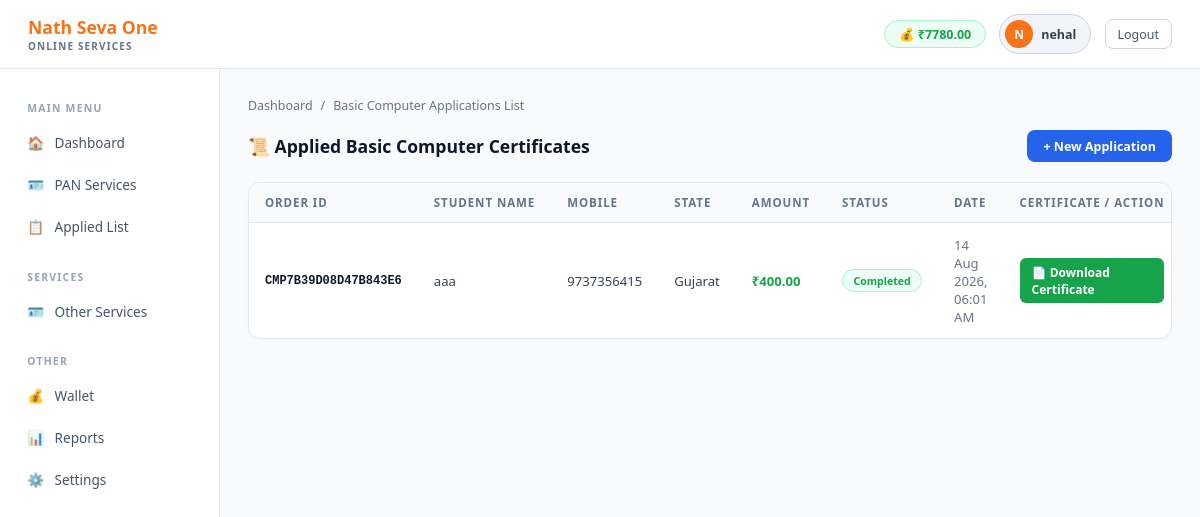
/services/basic-computer/list/ (signed in), run on the app's committed database.
### app/models.py (models this page shows, shortened)
class Retailer(models.Model):
    retailer_id    = models.UUIDField(default=uuid.uuid4, editable=False, unique=True)
    user_id        = models.CharField(max_length=50, unique=True)
    password       = models.CharField(max_length=255)
    full_name      = models.CharField(max_length=100)
    mobile         = models.CharField(max_length=15, unique=True)
    email          = models.EmailField(max_length=100, blank=True)
    state          = models.CharField(max_length=50, blank=True)
    address        = models.TextField(blank=True)
    wallet_balance = models.DecimalField(max_digits=10, decimal_places=2, default=0)
    is_verified    = models.BooleanField(default=False)
    is_active      = models.BooleanField(default=True)
    created_at     = models.DateTimeField(auto_now_add=True)

class BasicComputerCertificateApplication(models.Model):
    STATUS_CHOICES = [('PENDING', 'Pending'), ('PROCESSING', 'Processing'), ('COMPLETED', 'Completed'), ('REJECTED', 'Rejected')]
    retailer          = models.ForeignKey(Retailer, on_delete=models.SET_NULL, null=True, blank=True, related_name='computer_applications')
    order_id          = models.CharField(max_length=50, unique=True, editable=False)
    student_name      = models.CharField(max_length=100)
    father_name       = models.CharField(max_length=100)
    mother_name       = models.CharField(max_length=100)
    date_of_birth     = models.DateField()
    gender            = models.CharField(max_length=10)
    qualification     = models.CharField(max_length=50)
    cast_category     = models.CharField(max_length=20)
    state             = models.CharField(max_length=50)
    district          = models.CharField(max_length=50)
    full_address      = models.TextField()
    pin_code          = models.CharField(max_length=6)
    mobile_no         = models.CharField(max_length=10)
    email_id          = models.EmailField()
    photo             = models.ImageField(upload_to=upload_computer_photo, null=True, blank=True)
    output_pdf        = models.FileField(upload_to=upload_computer_output_pdf, null=True, blank=True)
    rejection_reason  = models.TextField(blank=True)
    amount            = models.DecimalField(max_digits=10, decimal_places=2, default=400.00)
    status            = models.CharField(max_length=20, choices=STATUS_CHOICES, default='PENDING')
    created_at        = models.DateTimeField(auto_now_add=True)
    processed_at      = models.DateTimeField(null=True, blank=True)
    class Meta:
        ordering = ['-created_at']

### app/views.py (the view)
# urls.py: path('services/basic-computer/list/', views.basic_computer_certificate_list, name='basic_computer_certificate_list'),
def basic_computer_certificate_list(request):
    retailer = _get_retailer_from_session(request)
    if retailer is None:
        return redirect('retailer_login')
    from .models import BasicComputerCertificateApplication
    apps = BasicComputerCertificateApplication.objects.filter(retailer=retailer)
    return render(request, 'basic_computer_certificate_list.html', {'retailer': retailer, 'applications': apps})

### app/views.py (called while the page is built)
def _get_retailer_from_session(request):
    retailer_id = request.session.get('retailer_id')
    if not retailer_id:
        logger.debug(f"No retailer_id in session. Session keys: {list(request.session.keys())}")
        return None
    try:
        return Retailer.objects.get(retailer_id=retailer_id)
    except Retailer.DoesNotExist:
        logger.warning(f"Retailer with id {retailer_id} not found in database")
        return None

### pan_project/templates/basic_computer_certificate_list.html (shortened to what this page needs)
<!DOCTYPE html>
<html lang="en">
<head>
</head>
<body>
<div class="topbar">
  <div><div class="brand-name">Nath Seva One</div><div class="brand-sub">Online Services</div></div>
  <div class="topbar-right">
    <div class="wallet-chip">💰 ₹{{ retailer.wallet_balance }}</div>
    <div class="user-chip"><div class="avatar">{{ retailer.full_name.0|upper }}</div><span>{{ retailer.user_id }}</span></div>
    <a href="{% url 'retailer_logout' %}" class="btn-logout">Logout</a>
  </div>
</div>
<div class="main-wrap">
  <div class="sidebar">
    <div class="nav-section">Main Menu</div>
    <a href="{% url 'retailer_dashboard' %}" class="nav-item"><span class="nav-icon">🏠</span> Dashboard</a>
    <a href="{% url 'form' %}" class="nav-item"><span class="nav-icon">🪪</span> PAN Services</a>
    <a href="{% url 'applied_list' %}" class="nav-item"><span class="nav-icon">📋</span> Applied List</a>
    <div class="nav-section" style="margin-top:.5rem">Services</div>
    <a href="{% url 'other_services' %}" class="nav-item"><span class="nav-icon">🪪</span> Other Services</a>
    <div class="nav-section" style="margin-top:.5rem">Other</div>
    <a href="{% url 'wallet' %}" class="nav-item"><span class="nav-icon">💰</span> Wallet</a>
    <a href="#" class="nav-item"><span class="nav-icon">📊</span> Reports</a>
    <a href="#" class="nav-item"><span class="nav-icon">⚙️</span> Settings</a>
  </div>
  <div class="content">
    <div class="breadcrumb">
      <a href="{% url 'retailer_dashboard' %}">Dashboard</a>
      <span>/</span>
      <span>Basic Computer Applications List</span>
    </div>
    <div class="page-header">
      <div class="page-title">📜 Applied Basic Computer Certificates</div>
      <a href="{% url 'basic_computer_certificate' %}" class="btn-new">+ New Application</a>
    </div>
    <div class="table-card">
      <table>
        <thead>
          <tr>
            <th>Order ID</th>
            <th>Student Name</th>
            <th>Mobile</th>
            <th>State</th>
            <th>Amount</th>
            <th>Status</th>
            <th>Date</th>
            <th>Certificate / Action</th>
          </tr>
        </thead>
        <tbody>
          {% for app in applications %}
          <tr>
            <td>{{ app.order_id }}</td>
            <td>{{ app.student_name }}</td>
            <td>{{ app.mobile_no }}</td>
            <td>{{ app.state }}</td>
            <td style="font-weight:700;color:#16a34a">₹{{ app.amount }}</td>
            <td>
              {% if app.status == 'COMPLETED' %}
                <span class="pill pill-completed">Completed</span>
              {% elif app.status == 'REJECTED' %}
                <span class="pill pill-rejected">Rejected (Refunded)</span>
              {% else %}
                <span class="pill pill-pending">Pending</span>
              {% endif %}
            </td>
            <td style="color:#64748b">{{ app.created_at|date:"d M Y, h:i A" }}</td>
            <td>
              {% if app.status == 'COMPLETED' %}
                {% if app.output_pdf %}
                  <a href="{% url 'basic_computer_certificate_download' app.order_id %}" target="_blank" style="background:#16a34a;color:#fff;padding:.35rem .75rem;border-radius:6px;font-size:.75rem;font-weight:700;text-decoration:none;display:inline-block">📄 Download Certificate</a>
                {% else %}
                  <span style="font-size:.75rem;color:#16a34a;font-weight:600">Approved</span>
                {% endif %}
              {% elif app.status == 'REJECTED' %}
                <span style="font-size:.72rem;color:#dc2626;display:block">Reason: {{ app.rejection_reason|default:"Details mismatch" }}</span>
              {% else %}
                <span style="font-size:.75rem;color:#ea580c;font-weight:600">Under Process</span>
              {% endif %}
            </td>
          </tr>
          {% empty %}
          <tr>
            <td colspan="8" class="empty">Koi Basic Computer Application nahi mila.</td>
          </tr>
          {% endfor %}
        </tbody>
      </table>
    </div>
  </div>
</div>
</body>
</html>

### pan_project/templates/basic_computer_certificate_list.html (style rules this page uses)
* { box-sizing:border-box;margin:0;padding:0 }
body { font-family:'Segoe UI',system-ui,-apple-system,sans-serif;background:#f8fafc;color:#0f172a;min-height:100vh;display:flex;flex-direction:column }
.topbar { background:#ffffff;padding:.9rem 1.75rem;display:flex;align-items:center;justify-content:space-between;border-bottom:1px solid #e2e8f0;box-shadow:0 1px 3px rgba(0,0,0,0.04) }
.brand-name { color:#f97316;font-size:1.1rem;font-weight:700 }
.brand-sub { color:#64748b;font-size:.62rem;letter-spacing:.12em;text-transform:uppercase;font-weight:600 }
.topbar-right { display:flex;align-items:center;gap:.85rem }
.wallet-chip { display:flex;align-items:center;gap:.4rem;background:#ecfdf5;border:1px solid #a7f3d0;border-radius:20px;padding:.3rem .85rem;font-size:.78rem;color:#16a34a;font-weight:700 }
.user-chip { display:flex;align-items:center;gap:.5rem;background:#f1f5f9;border:1px solid #cbd5e1;border-radius:20px;padding:.3rem .85rem .3rem .3rem }
.avatar { width:28px;height:28px;border-radius:50%;background:#f97316;display:flex;align-items:center;justify-content:center;font-size:.72rem;font-weight:700;color:#fff }
.user-chip span { font-size:.78rem;color:#334155;font-weight:600 }
.btn-logout { background:#ffffff;border:1px solid #cbd5e1;border-radius:8px;color:#475569;font-size:.78rem;padding:.35rem .75rem;cursor:pointer;text-decoration:none;display:inline-block;transition:all 0.2s }
.main-wrap { display:flex;flex:1 }
.sidebar { width:220px;background:#ffffff;border-right:1px solid #e2e8f0;padding:1.25rem .85rem;display:flex;flex-direction:column;gap:.25rem }
.nav-item { display:flex;align-items:center;gap:.65rem;padding:.6rem .85rem;border-radius:8px;font-size:.85rem;color:#475569;text-decoration:none;border:none;background:none;font-family:inherit;width:100%;transition:all 0.15s ease }
.nav-section { font-size:.65rem;color:#94a3b8;letter-spacing:.12em;text-transform:uppercase;padding:.75rem .85rem .25rem;font-weight:700 }
.content { flex:1;padding:1.75rem;overflow-y:auto;background:#f8fafc }
.page-header { display:flex;align-items:center;justify-content:space-between;margin-bottom:1.25rem }
.page-title { font-size:1.1rem;font-weight:700;color:#0f172a }
.btn-new { background:#2563eb;border:none;border-radius:8px;color:#fff;font-size:.78rem;font-weight:600;padding:.45rem 1rem;cursor:pointer;text-decoration:none;display:inline-block }
.table-card { background:#ffffff;border:1px solid #e2e8f0;border-radius:12px;overflow:hidden;box-shadow:0 1px 3px rgba(0,0,0,0.03) }
table { width:100%;border-collapse:collapse;font-size:.82rem }
thead th { text-align:left;padding:.75rem 1rem;color:#64748b;font-weight:600;border-bottom:1px solid #e2e8f0;font-size:.72rem;text-transform:uppercase;letter-spacing:.08em;background:#f8fafc;white-space:nowrap }
tbody td { padding:.8rem 1rem;color:#334155;border-bottom:1px solid #f1f5f9;vertical-align:middle }
tbody td:first-child { color:#0f172a;font-weight:600;font-size:.75rem;font-family:monospace }
tbody tr:last-child td { border-bottom:none }
.pill { display:inline-block;padding:.2rem .65rem;border-radius:20px;font-size:.66rem;font-weight:700 }
.pill-completed { background:#ecfdf5;color:#16a34a;border:1px solid #a7f3d0 }
.breadcrumb { display:flex;align-items:center;gap:.5rem;font-size:.78rem;color:#64748b;margin-bottom:1rem }
.breadcrumb a { color:#64748b;text-decoration:none }

### data on the page
Retailer: wallet_balance "7780.00", full_name.0 "N", user_id "nehal"
BasicComputerCertificateApplication: order_id "CMP7B39D08D47B843E6", student_name "aaa", mobile_no "9737356415", state "Gujarat", amount "400.00", status "Completed", created_at "14 Aug 2026, 06:01 AM"
